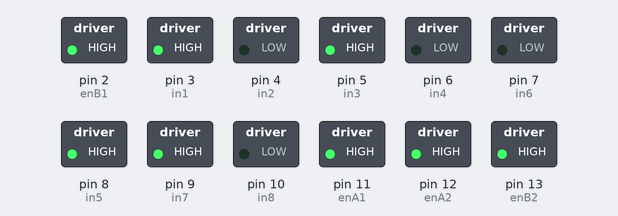
Simulated run of this sketch. Board: Arduino Uno, built with avr-gcc and run on an emulated ATmega328P. Parts: switched loads named in the sketch (green lamp = pin HIGH).

Above: at 0.1 s.
At 30.1 s:
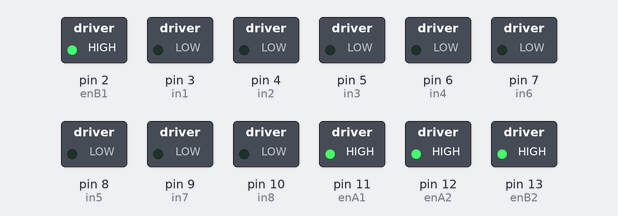
Timing chart, 0 to 31.6 s (numbered marks = the images above):
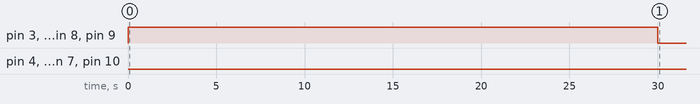

Measured:
- by itself, pin 3 (in1), pin 5 (in3), pin 8 (in5), pin 9 (in7): LOW → HIGH at 0.00 s, → LOW 30.0 s later

The sketch:

rc_car_forward_backword_right_left.ino
```cpp
// تعريف أرجل L293D للمحركات الأربعة
// القطعة الأولى L293D
int enA1 = 11;
int enB1 = 2;
int in1 = 3;
int in2 = 4;
int in3 = 5;
int in4 = 6;

// القطعة الثانية L293D
int enA2 = 12;
int enB2 = 13;
int in5 = 8;
int in6 = 7;
int in7 = 9;
int in8 = 10;

void setup() {
  // إعداد الأرجل كمخرجات
  pinMode(enA1, OUTPUT);
  pinMode(enB1, OUTPUT);
  pinMode(in1, OUTPUT);
  pinMode(in2, OUTPUT);
  pinMode(in3, OUTPUT);
  pinMode(in4, OUTPUT);

  pinMode(enA2, OUTPUT);
  pinMode(enB2, OUTPUT);
  pinMode(in5, OUTPUT);
  pinMode(in6, OUTPUT);
  pinMode(in7, OUTPUT);
  pinMode(in8, OUTPUT);

  // تفعيل المحركات عبر PWM
  analogWrite(enA1, 255);  // سرعة كاملة
  analogWrite(enB1, 255);  // سرعة كاملة
  analogWrite(enA2, 255);  // سرعة كاملة
  analogWrite(enB2, 255);  // سرعة كاملة
}

void loop() {
  // التحرك للأمام لمدة 30 ثانية
  moveForward();
  delay(30000); // 30 ثانية

  // التوقف لمدة 1 دقيقة
  stopMotors();
  delay(60000); // 60 ثانية

  // التحرك للخلف لمدة 30 ثانية
  moveBackward();
  delay(30000); // 30 ثانية

  // التوقف لمدة 1 دقيقة
  stopMotors();
  delay(60000); // 60 ثانية

  // التوجه لليمين لمدة دقيقة
  turnRight();
  delay(60000); // 60 ثانية

  // التوجه لليسار لمدة دقيقة
  turnLeft();
  delay(60000); // 60 ثانية
}

// دالة التحرك للأمام
void moveForward() {
  digitalWrite(in1, HIGH);
  digitalWrite(in2, LOW);
  digitalWrite(in3, HIGH);
  digitalWrite(in4, LOW);
  digitalWrite(in5, HIGH);
  digitalWrite(in6, LOW);
  digitalWrite(in7, HIGH);
  digitalWrite(in8, LOW);
}

// دالة التحرك للخلف
void moveBackward() {
  digitalWrite(in1, LOW);
  digitalWrite(in2, HIGH);
  digitalWrite(in3, LOW);
  digitalWrite(in4, HIGH);
  digitalWrite(in5, LOW);
  digitalWrite(in6, HIGH);
  digitalWrite(in7, LOW);
  digitalWrite(in8, HIGH);
}

// دالة التوجه لليمين
void turnRight() {
  digitalWrite(in1, HIGH);
  digitalWrite(in2, LOW);
  digitalWrite(in3, LOW);
  digitalWrite(in4, HIGH);
  digitalWrite(in5, HIGH);
  digitalWrite(in6, LOW);
  digitalWrite(in7, LOW);
  digitalWrite(in8, HIGH);
}

// دالة التوجه لليسار
void turnLeft() {
  digitalWrite(in1, LOW);
  digitalWrite(in2, HIGH);
  digitalWrite(in3, HIGH);
  digitalWrite(in4, LOW);
  digitalWrite(in5, LOW);
  digitalWrite(in6, HIGH);
  digitalWrite(in7, HIGH);
  digitalWrite(in8, LOW);
}

// دالة إيقاف المحركات
void stopMotors() {
  digitalWrite(in1, LOW);
  digitalWrite(in2, LOW);
  digitalWrite(in3, LOW);
  digitalWrite(in4, LOW);
  digitalWrite(in5, LOW);
  digitalWrite(in6, LOW);
  digitalWrite(in7, LOW);
  digitalWrite(in8,LOW);
}
```
